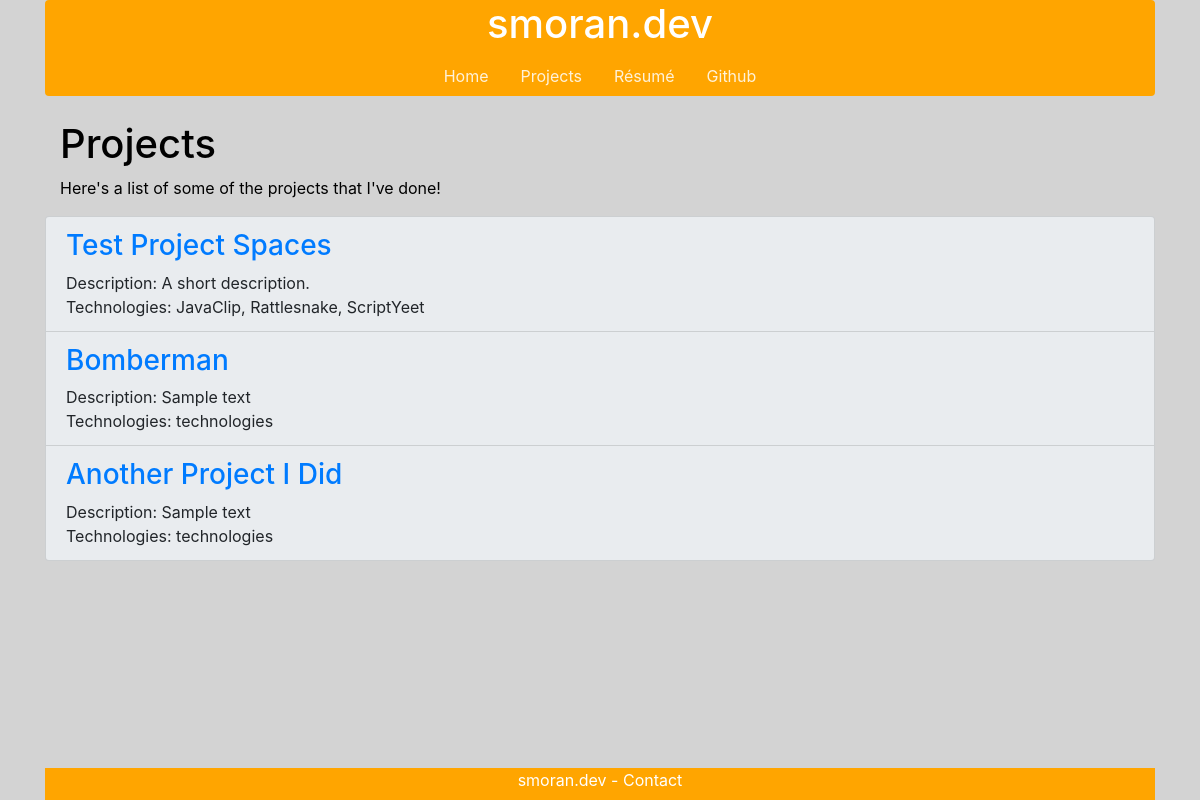
/projects/, run on the app's committed database.
### smorandev/models.py (models this page shows, shortened)
class Project(models.Model):
    project_name = models.CharField(primary_key=True, verbose_name="Name", max_length=100)
    project_detail = models.TextField(verbose_name="Description")
    blurb = models.TextField(verbose_name="Blurb", default="Sample text")
    technologies = models.TextField(default="Python, probably")
    image = models.TextField(verbose_name="Image Link", default=DEFAULT_LINK)
    slug = models.SlugField()

### smorandev/views.py (the view)
# urls.py: path('projects/', views.ProjectList.as_view(), name='project-index'),
class ProjectList(generic.ListView):
    template_name = 'smorandev/project-index.html'
    context_object_name = 'project_list'
    def get_queryset(self):
        return Project.objects.all()

### smorandev/templates/smorandev/project-index.html
{% extends 'smorandev/base.html' %}
{% block content %}
    <br>
    <div class="container">
        <div class="col sm" style="color: black;">
            <h1 style="text-align: left;">Projects</h1>
            <p>Here's a list of some of the projects that I've done!</p>
        </div>
    {% if project_list %}
            <ul class="list-group">
            {% for project in project_list %}
            <li class="list-group-item">
                <div class="row">
                    <div class="col sm">
                        <h3><a href="{% url 'smorandev:project' project.slug %}">{{ project.project_name }}</a></h3>
                        <span>Description: {{ project.blurb }}</span>
                        <br>
                        <span>Technologies: {{ project.technologies }}</span>
                    </div>
                </div>
            </li>
            {% endfor %}
            </ul>
        </div>
    {% endif %}
{% endblock %}

### smorandev/static/smorandev/style.css (style rules this page uses)
html, body { background: lightgrey; height: 100%; }
.list-group-item { background: #e9ecef; }

### data on the page
Project: project_name "Test Project Spaces", blurb "A short description.", technologies "JavaClip, Rattlesnake, ScriptYeet"
Project: project_name "Bomberman", blurb "Sample text", technologies "technologies"
Project: project_name "Another Project I Did", blurb "Sample text", technologies "technologies"
